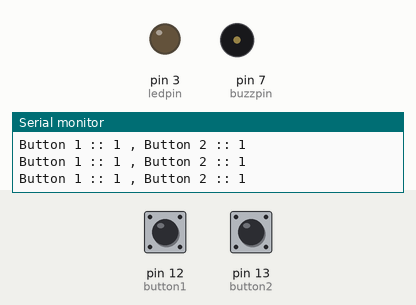
Bench run of a sketch on a simulated Arduino Uno, built with avr-gcc and run on an emulated ATmega328P. Parts: output pins drawn as LEDs (lit = HIGH), buzzer (waves = sounding, pin HIGH), the last lines printed to the serial monitor. The inputs (shaded band) are chosen by the test bench; at power-on: pin 13 (button2) HIGH, pin 12 (button1) HIGH.

Above: at 1.2 s.
1.3 s: pin 13 (button2) pulled LOW for 1 s
At 1.7 s:
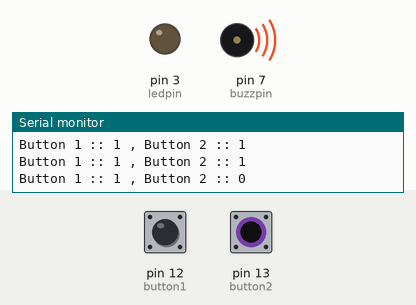
3.8 s: pin 12 (button1) pulled LOW for 3.2 s
At 8.2 s:
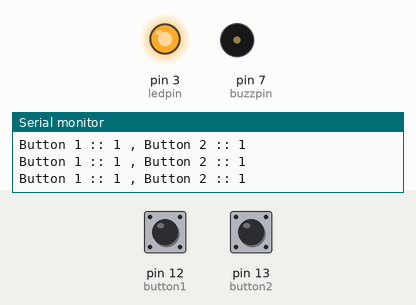
8.5 s: pin 12 (button1) pulled LOW for 0.15 s
At 8.9 s:
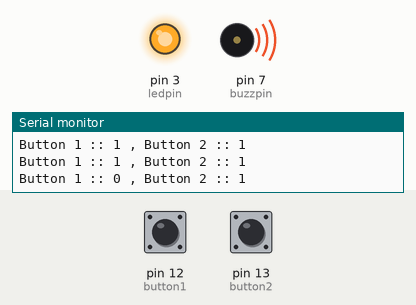
11.6 s: pin 13 (button2) pulled LOW for 3.2 s
At 12.46 s:
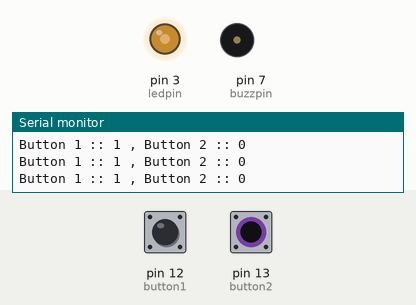
17.8 s: pin 13 (button2) pulled LOW for 0.15 s
At 19.0 s:
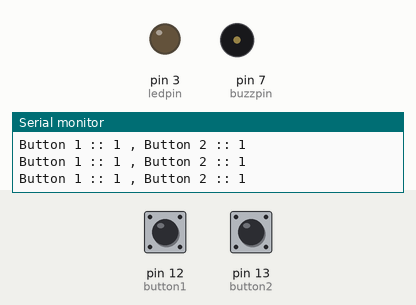
20.9 s: pin 12 (button1) pulled LOW for 1 s
At 21.42 s:
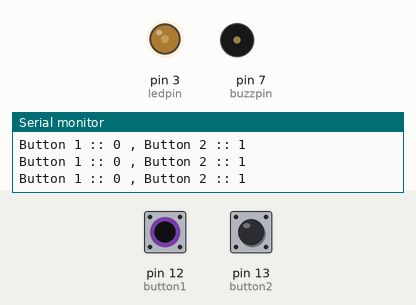
Timing chart, 0 to 23.9 s (numbered marks = the images above; inputs shaded):
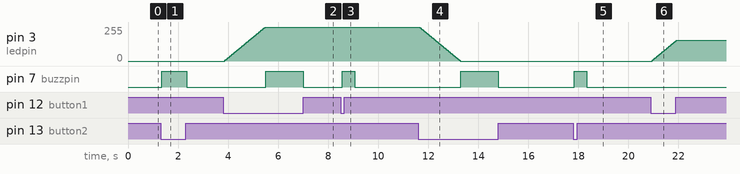

Measured:
- after the input at 1.3 s, pin 7 (buzzpin): LOW → HIGH after 0.05 s, → LOW 1.0 s later
- after the input at 3.8 s, pin 3 (ledpin): moves from 0/255 to 255/255 over 1.6 s, starting after 0.06 s; pin 7 (buzzpin): LOW → HIGH after 1.7 s, → LOW 1.5 s later
- after the input at 8.5 s, pin 7 (buzzpin): LOW → HIGH after 0.05 s, → LOW 0.50 s later
- after the input at 11.6 s, pin 3 (ledpin): moves from 255/255 to 0/255 over 1.6 s, starting after 0.06 s; pin 7 (buzzpin): LOW → HIGH after 1.7 s, → LOW 1.5 s later
- after the input at 17.8 s, pin 7 (buzzpin): LOW → HIGH at once, → LOW 0.50 s later
- after the input at 20.9 s, pin 3 (ledpin): moves from 0/255 to 155/255 over 0.97 s, starting at once

The sketch:

code.ino
```cpp
int ledpin = 3;
int button1=12;
int button2=13;
int buttonval_1;
int buttonval_2;
int dt=500;
int buzzpin = 7;
int i=0;

void setup()
{
  Serial.begin(9600);
  pinMode(ledpin, OUTPUT);
  pinMode(button1, INPUT);
  pinMode(button2, INPUT);
  pinMode(buzzpin, OUTPUT);
}

void loop()
{
  buttonval_1=digitalRead(button1);
  buttonval_2=digitalRead(button2);
  analogWrite(ledpin,i);
  Serial.print("Button 1 :: ");
  Serial.print(buttonval_1);
  Serial.print(" , ");
  Serial.print("Button 2 :: ");
  Serial.println(buttonval_2);
  //if(buttonval_1 == 0){
  //  analogWrite(ledpin, i+50);
  //}
  //if(buttonval_2 == 0){
  //  analogWrite(ledpin, i-50);
  //}
  if(buttonval_1 == 0){
    i = i + 5;
  }
  if(buttonval_2 == 0){
    i = i - 5;
  }
  if(i > 255){
    i = 255;
    digitalWrite(buzzpin , HIGH);
    delay(dt);
    digitalWrite(buzzpin , LOW);
  }
  if(i < 0){
    i = 0;
    digitalWrite(buzzpin , HIGH);
    delay(dt);
    digitalWrite(buzzpin , LOW);
  }
  analogWrite(ledpin , i);
}
```
